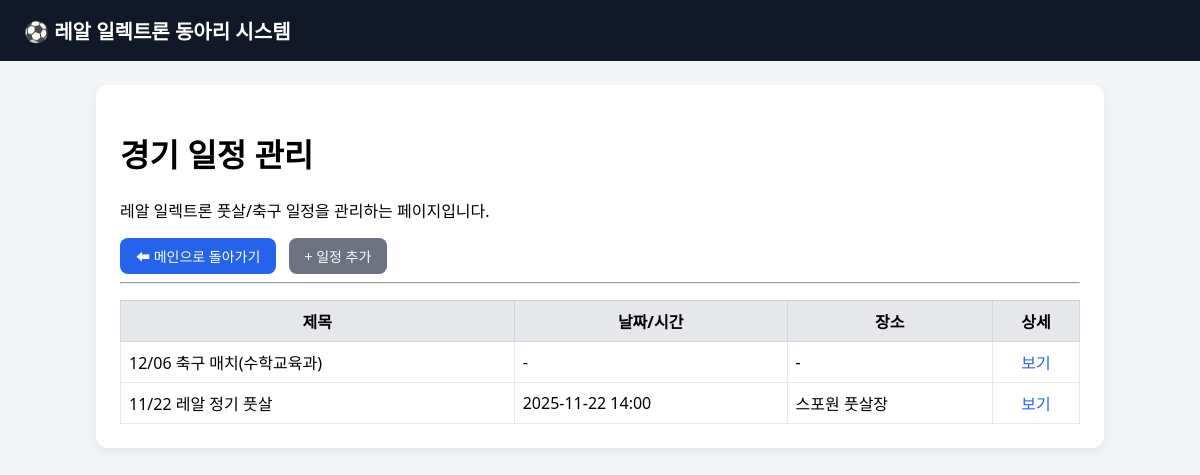
The app's page /events with its own data.
### tables this page shows
CREATE TABLE events (
            id INTEGER PRIMARY KEY AUTOINCREMENT,
            title TEXT NOT NULL,
            date TEXT,
            place TEXT,
            memo TEXT
        );

### app.py (the view)
@app.get("/events", response_class=HTMLResponse)
async def list_events(request: Request):
    events = get_all_events()
    return templates.TemplateResponse(
        "events.html",
        {
            "request": request,
            "events": events,
        },
    )

### templates/events.html
{% extends "base.html" %}
{% block content %}
    <h1>경기 일정 관리</h1>
    <p>레알 일렉트론 풋살/축구 일정을 관리하는 페이지입니다.</p>
    <a class="btn" href="/">⬅ 메인으로 돌아가기</a>
    <a class="btn secondary" href="/events/new" style="margin-left:8px;">+ 일정 추가</a>
    <hr>
    {% if events %}
        <table style="width:100%; border-collapse: collapse; margin-top:16px;">
            <thead>
                <tr style="background-color:#e5e7eb;">
                    <th style="border:1px solid #d1d5db; padding:8px;">제목</th>
                    <th style="border:1px solid #d1d5db; padding:8px;">날짜/시간</th>
                    <th style="border:1px solid #d1d5db; padding:8px;">장소</th>
                    <th style="border:1px solid #d1d5db; padding:8px;">상세</th>
                </tr>
            </thead>
            <tbody>
                {% for e in events %}
                <tr>
                    <td style="border:1px solid #e5e7eb; padding:8px;">{{ e.title }}</td>
                    <td style="border:1px solid #e5e7eb; padding:8px;">{{ e.date or "-" }}</td>
                    <td style="border:1px solid #e5e7eb; padding:8px;">{{ e.place or "-" }}</td>
                    <td style="border:1px solid #e5e7eb; padding:8px; text-align:center;">
                        <a href="/events/{{ e.id }}">보기</a>
                    </td>
                </tr>
                {% endfor %}
            </tbody>
        </table>
    {% else %}
        <p style="margin-top:12px;">등록된 일정이 없습니다. 위의 <strong>일정 추가</strong> 버튼을 눌러 새 일정을 만들어 주세요.</p>
    {% endif %}
{% endblock %}

### templates/base.html (style rules this page uses)
body { font-family: system-ui, -apple-system, BlinkMacSystemFont, "Segoe UI", sans-serif; margin: 0; padding: 0; background-color: #f3f4f6; }
a { color: #2563eb; text-decoration: none; }
.btn { display: inline-block; padding: 8px 16px; border-radius: 8px; border: none; background-color: #2563eb; color: white; font-size: 14px; cursor: pointer; text-decoration: none; }
.btn.secondary { background-color: #6b7280; }
.btn + .btn { margin-left: 8px; }

### records on screen
events: title "12/06 축구 매치(수학교육과)", date "-", place "-"
events: title "11/22 레알 정기 풋살", date "2025-11-22 14:00", place "스포원 풋살장"
